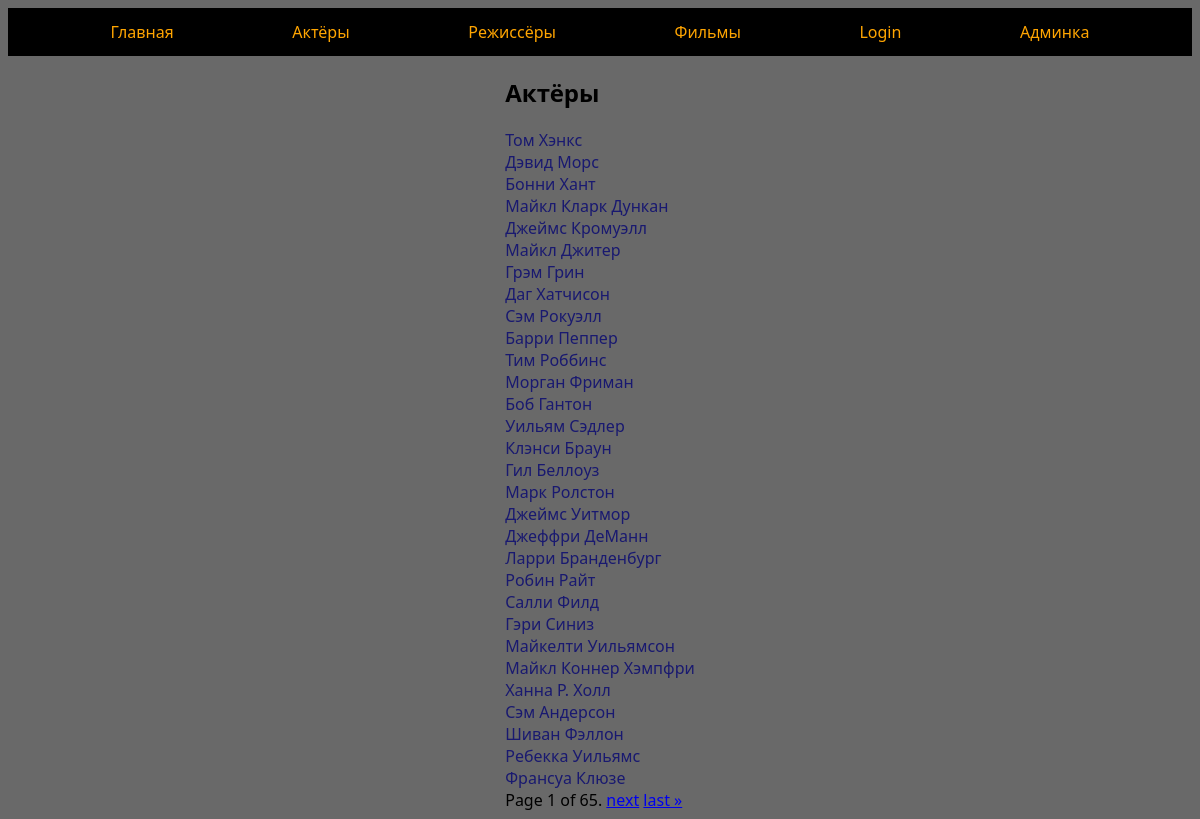
/actor/, run on the app's committed database.
### catalog/models.py (models this page shows, shortened)
class Actor(models.Model):
    fname = models.CharField(max_length=20, verbose_name='Имя')
    lname = models.CharField(max_length=20, verbose_name='Фамилия')
    born = models.DateField(blank=True, null=True, verbose_name='Дата рождения')
    country = models.CharField(max_length=20, blank=True, null=True, verbose_name='Страна')
    def get_absolute_url(self):
        return reverse('infoactor', args=[self.id, f'{self.fname} {self.lname}'])

### catalog/views.py (the view)
# urls.py: path('actor/', views.Actorlist.as_view(), name='allactors'),
class Actorlist(generic.ListView):
    model = Actor
    paginate_by = 30

### templates/catalog/actor_list.html (shortened to what this page needs)
{% extends 'index.html' %}
{% block content %}
    <div class="center-list">
        <h2>Актёры</h2>
        <ul>
            {% for actor in actor_list %}
                <li>
                    <a href="{{ actor.get_absolute_url }}" class="inline-a">{{ actor.fname }} {{ actor.lname }}</a>
                </li>
            {% endfor %}
        </ul>
    {% if is_paginated %}
            <div class="pagination">
        <span class="step-links">
            <span class="current">
                Page {{ page_obj.number }} of {{ page_obj.paginator.num_pages }}.
            </span>
            {% if page_obj.has_next %}
                <a href="?page={{ page_obj.next_page_number }}">next</a>
                <a href="?page={{ page_obj.paginator.num_pages }}">last &raquo;</a>
            {% endif %}
        </span>
            </div>
        {% endif %}
    </div>
{% endblock content %}

### catalog/static/css/main.css (style rules this page uses)
body { font-family: "Segoe UI"; background-color: dimgrey; }
li { list-style-type: none; }
.inline-a { color: midnightblue; text-decoration: none; }
ul { padding-left: 0; margin-top: 0; margin-bottom: 0; }
.center-list { width: max-content; margin: auto; }

### data on the page
Actor: fname "Том", lname "Хэнкс"
Actor: fname "Дэвид", lname "Морс"
Actor: fname "Бонни", lname "Хант"
Actor: fname "Майкл", lname "Кларк Дункан"
Actor: fname "Джеймс", lname "Кромуэлл"
Actor: fname "Майкл", lname "Джитер"
Actor: fname "Грэм", lname "Грин"
Actor: fname "Даг", lname "Хатчисон"
Actor: fname "Сэм", lname "Рокуэлл"
Actor: fname "Барри", lname "Пеппер"
Actor: fname "Тим", lname "Роббинс"
Actor: fname "Морган", lname "Фриман"
Actor: fname "Боб", lname "Гантон"
Actor: fname "Уильям", lname "Сэдлер"
Actor: fname "Клэнси", lname "Браун"
Actor: fname "Гил", lname "Беллоуз"
Actor: fname "Марк", lname "Ролстон"
Actor: fname "Джеймс", lname "Уитмор"
Actor: fname "Джеффри", lname "ДеМанн"
Actor: fname "Ларри", lname "Бранденбург"
Actor: fname "Робин", lname "Райт"
Actor: fname "Салли", lname "Филд"
Actor: fname "Гэри", lname "Синиз"
Actor: fname "Майкелти", lname "Уильямсон"
Actor: fname "Майкл", lname "Коннер Хэмпфри"
Actor: fname "Ханна", lname "Р. Холл"
Actor: fname "Сэм", lname "Андерсон"
Actor: fname "Шиван", lname "Фэллон"
Actor: fname "Ребекка", lname "Уильямс"
Actor: fname "Франсуа", lname "Клюзе"

### other printed values
{{ page_obj.number }} "1"
{{ page_obj.paginator.num_pages }} "65"
